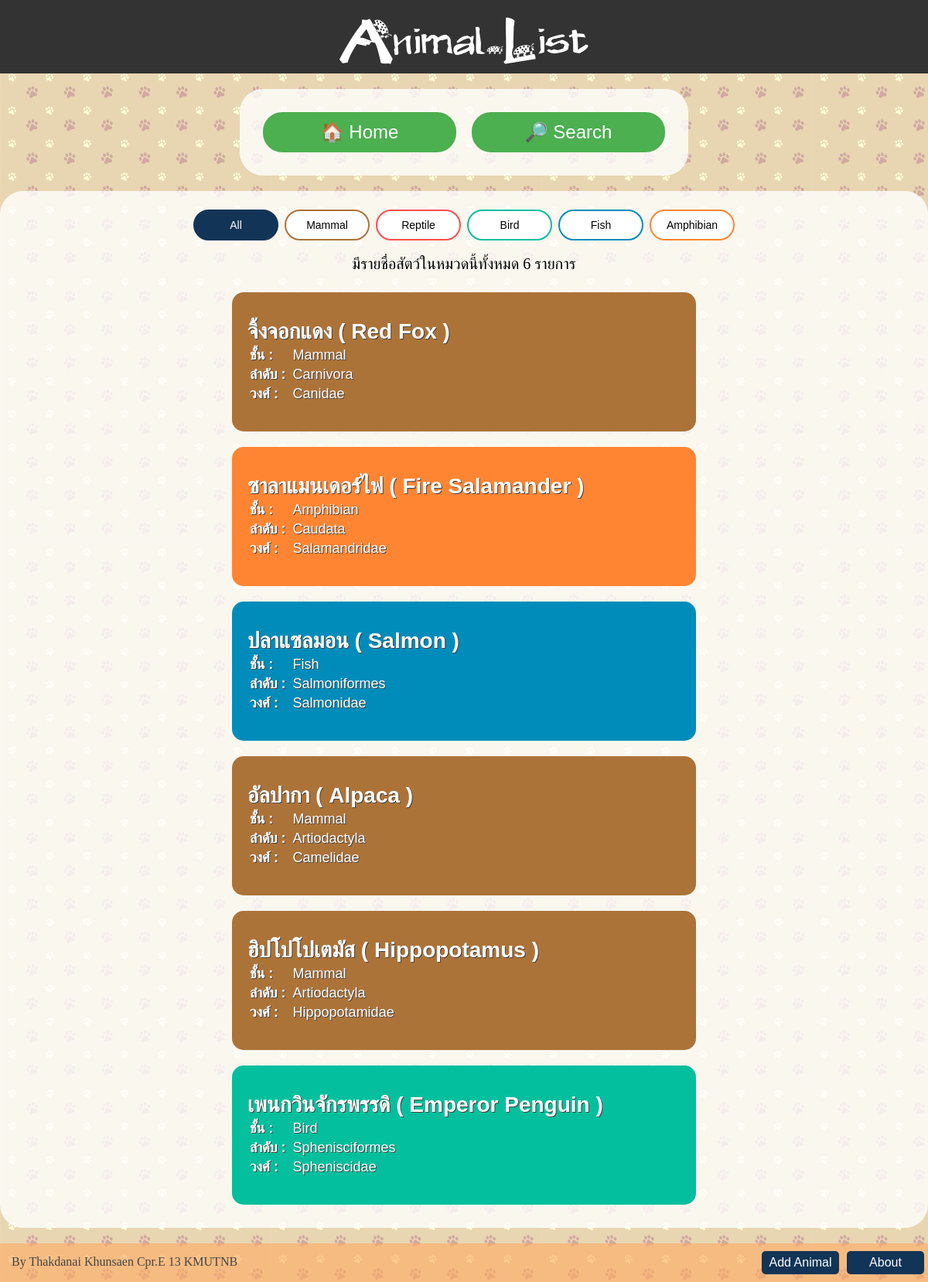
Page /park/All/ on the committed database.
### park/models.py (models this page shows, shortened)
class Animal(models.Model):
    thai_name = models.CharField(max_length=200)
    name = models.CharField(max_length=200)
    class_name = models.CharField(max_length=10,choices=CLASS_CHOICES)
    order = models.CharField(max_length=200)
    family = models.CharField(max_length=200)
    info = models.TextField(null=True, blank=True)
    habitat = models.TextField(null=True, blank=True)
    status = models.CharField(max_length=10,choices=STATUS_CHOICES,null=True, blank=True)
    def url_name(self):
        return self.name.replace(' ', '_')

### park/views.py (the view)
# urls.py: url(r'^(?P<class_name>[A-Za-z]+)/$', views.animal_list, name='animal_list'),
def animal_list(request, class_name):
    all_class = ["All","Mammal","Reptile","Bird","Fish","Amphibian"]
    if(class_name == 'All'):
        animal_list = Animal.objects.filter(status="Published").order_by('thai_name')
    elif(class_name in ('Mammal','Reptile','Bird','Fish','Amphibian')):
        animal_list = Animal.objects.filter(status="Published",class_name=class_name).order_by('thai_name')
    else:
        raise Http404("Question does not exist")
    return render(request, 'park/animal_list.html',{'lists':animal_list,'all_class':all_class,'class_now':class_name})

### park/templates/park/animal_list.html (shortened to what this page needs)
{% extends 'park/base.html' %}
{% load static %}
{% block style_n_script %}
    <link rel="stylesheet" href="{% static '/css/list.css' %}">
{% endblock %}
{% block header %}
<p id="main_page_head">Animal List</p>
{% endblock %}
{% block content %}
    <div class="list_div">
    <a href="{% url 'park:index' %}"><button class="button button_menu">&#127968; Home</button></a>
    <a href="{% url 'park:search' %}"><button class="button button_menu">&#X1F50E; Search</button></a>
    </div>
    <div class="list_div">
    {% for class_name in all_class %}
        <a href="{% url 'park:animal_list' class_name %}">
        {% if class_name == class_now %}
        <button class="button sel_bt_{{ class_name }}">
        {% else %}
        <button class="button button_{{ class_name }}">
        {% endif %}
        {{ class_name }}
        </button></a>
    {% endfor %}
    {% if lists %}
    <div style="font-size:20px;margin:15px">มีรายชื่อสัตว์ในหมวดนี้ทั้งหมด {{ lists.count }} รายการ</div>
        {% for animal in lists %}
            <a href="{% url 'park:animal_data' animal.url_name %}">
            {% if forloop.counter|divisibleby:2 %}
            <button class="block-list list_{{ animal.class_name }}">
            {% else %}
            <button class="block-list list-left list_{{ animal.class_name }}">
            {% endif %}
            <b class="animal_name">{{ animal.thai_name }} ( {{ animal.name }} )</b><br>
            <table>
                <tr><td><b>ชั้น :</b></td><td> &nbsp;{{ animal.class_name }}</td></tr>
                <tr><td><b>ลำดับ :</b></td><td> &nbsp;{{ animal.order }}</td></tr>
                <tr><td><b>วงศ์ :</b></td><td> &nbsp;{{ animal.family }}</td></tr>
            </table>
            </button></a>
        {% endfor %}
    {% else %}
        <div style="font-size:20px;margin:15px">ไม่มีรายชื่อสัตว์ในหมวดนี้.</div>
    {% endif %}
    </div>
{% endblock %}

### park/static/css/main.css (style rules this page uses)
html, body { margin:0; padding:0; height:100%; min-width: 660px; background-image: url('../image/pawbg.jpg'); }
#main_page_head { font-family:main_head_font; text-align:center; font-size:65px; margin:0px; color:white; }
a:link { Text-decoration: none; }

### park/static/css/list.css (style rules this page uses)
.list_div { display: table; margin: 20px auto; text-align: center; padding: 20px; border-radius: 30px; background-color:rgba(255,255,255,0.8); }
.button { font-size: 14px; width: 110px; padding: 10px 15px; margin: 4px 2px; -webkit-transition-duration: 0.4s; transition-duration: 0.4s; border-radius: 25px; cursor: pointer; }
.button_menu { font-size: 24px; width: 250px; padding: 10px 15px; margin: 10px 10px; background-color: #4CAF50; border: 2px solid #4CAF50; color: white; }
.button_All:hover, .sel_bt_All { background-color: #123456; color: white; border: 2px solid #123456; }
.button_Mammal { background-color: white; color: black; border: 2px solid #ac7339; }
.button_Reptile { background-color: white; color: black; border: 2px solid #ff4d4d; }
.button_Bird { background-color: white; color: black; border: 2px solid #04BF9D; }
.button_Fish { background-color: white; color: black; border: 2px solid #008CBA; }
.button_Amphibian { background-color: white; color: black; border: 2px solid #ff8533; }
.block-list { margin: 10px; padding: 10px 20px 10px 20px; text-align: left; font-size: 18px; border: none; border-radius: 15px; outline: none; cursor: pointer; -webkit-transition-duration: 0.4s; transition-duration: 0.3s; width: 600px; height: 180px; color: white; text-shadow: 1px 1px 0 #444; }
.block-list table { color: white; font-size:18px; text-shadow: 1px 1px 0 #444; }
.list-left { clear: both; }
.animal_name { font-size: 28px; }
.list_Mammal { background-color:#ac7339; }
.list_Bird { background-color:#04BF9D; }
.list_Fish { background-color:#008CBA; }
.list_Amphibian { background-color: #ff8533; }

### rows in the picture
Animal: thai_name "จิ้งจอกแดง", name "Red Fox", class_name "Mammal", order "Carnivora", family "Canidae"
Animal: thai_name "ซาลาแมนเดอร์ไฟ", name "Fire Salamander", class_name "Amphibian", order "Caudata", family "Salamandridae"
Animal: thai_name "ปลาแซลมอน", name "Salmon", class_name "Fish", order "Salmoniformes", family "Salmonidae"
Animal: thai_name "อัลปากา", name "Alpaca", class_name "Mammal", order "Artiodactyla", family "Camelidae"
Animal: thai_name "ฮิปโปโปเตมัส", name "Hippopotamus", class_name "Mammal", order "Artiodactyla", family "Hippopotamidae"
Animal: thai_name "เพนกวินจักรพรรดิ", name "Emperor Penguin", class_name "Bird", order "Sphenisciformes", family "Spheniscidae"

### other values in the picture
{{ class_name }} "All" "Mammal" "Reptile" "Bird" "Fish" "Amphibian"
{{ lists.count }} "6"
